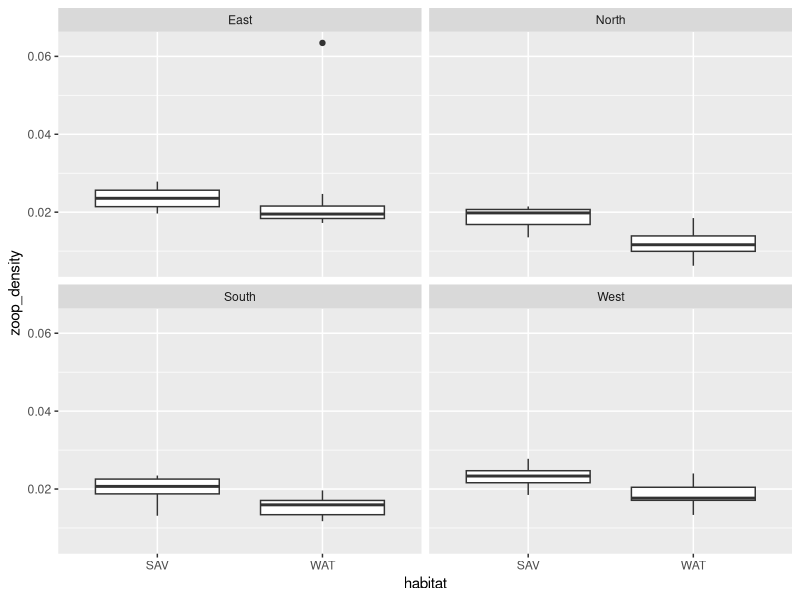
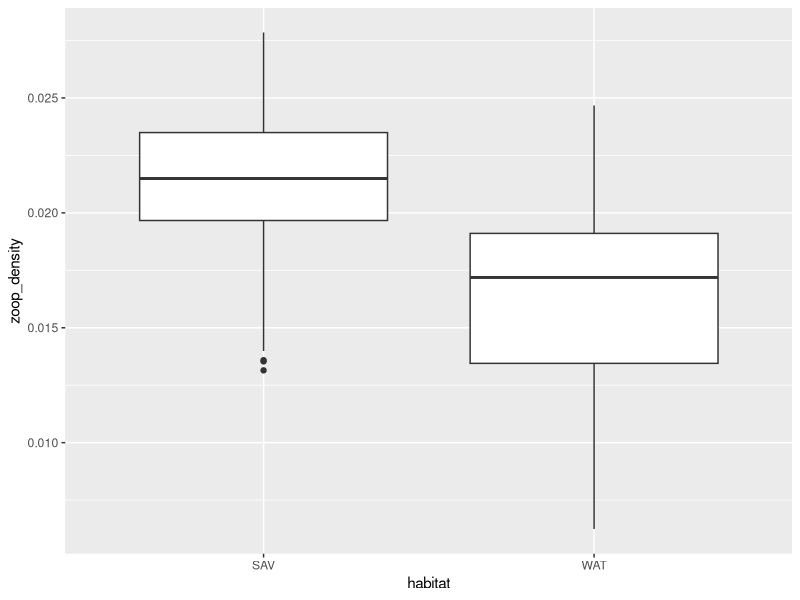
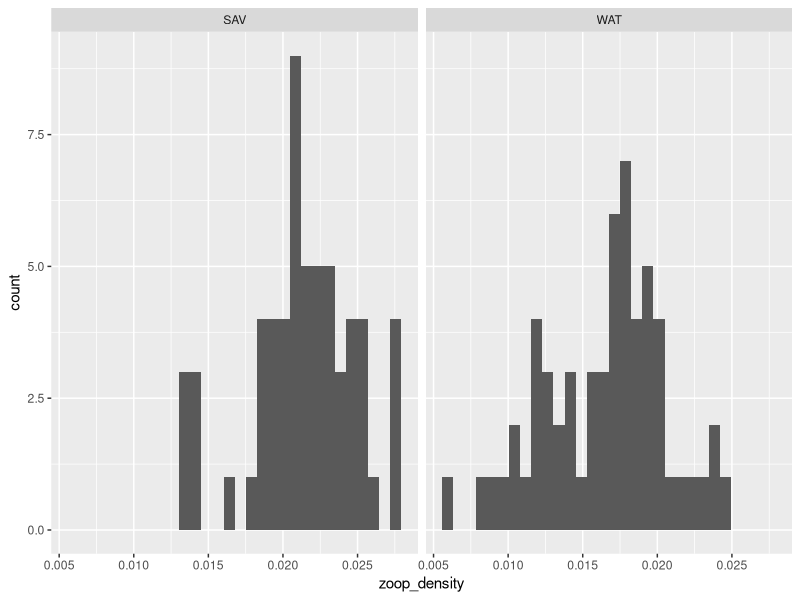
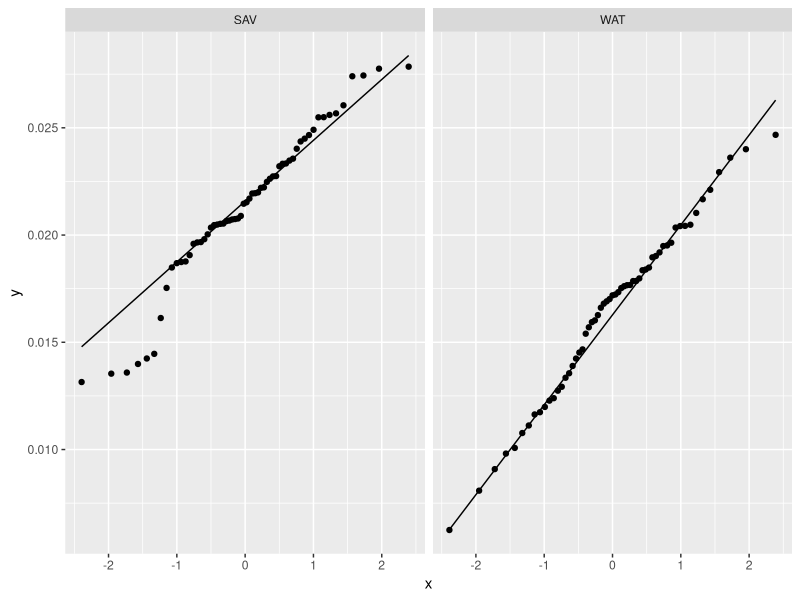
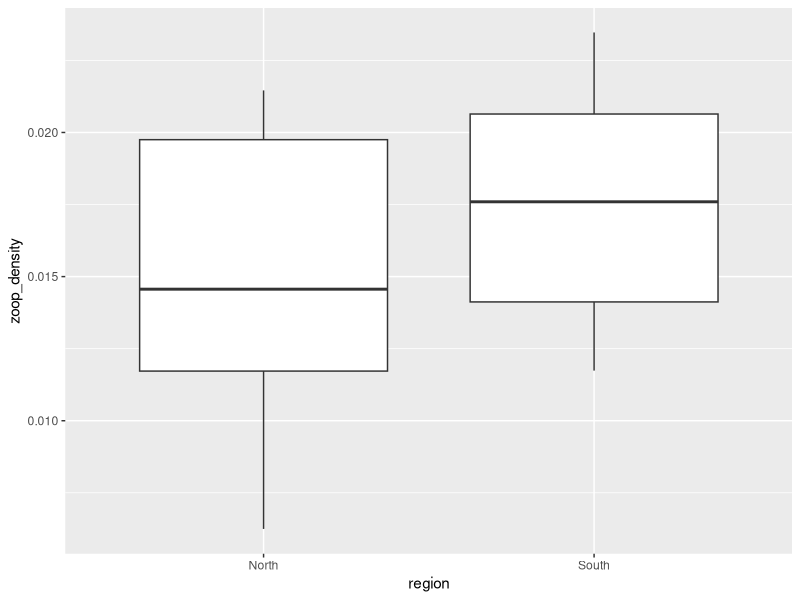
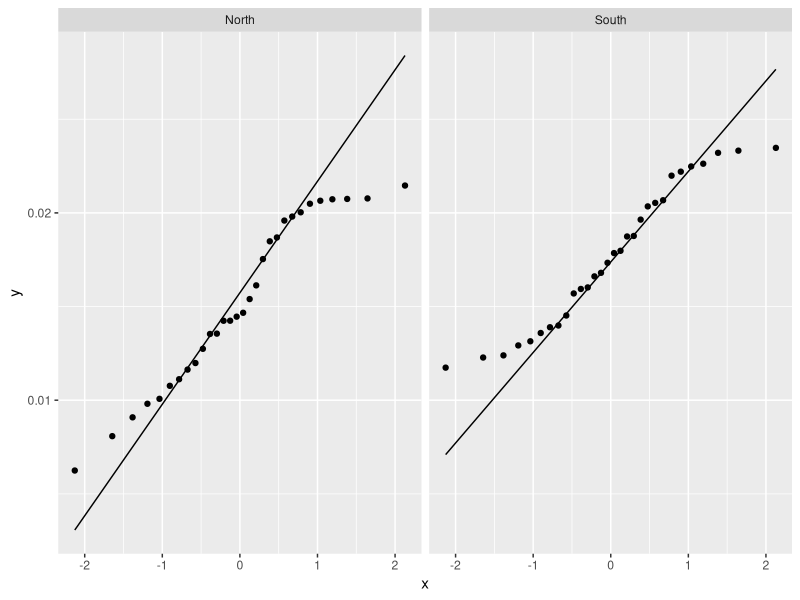
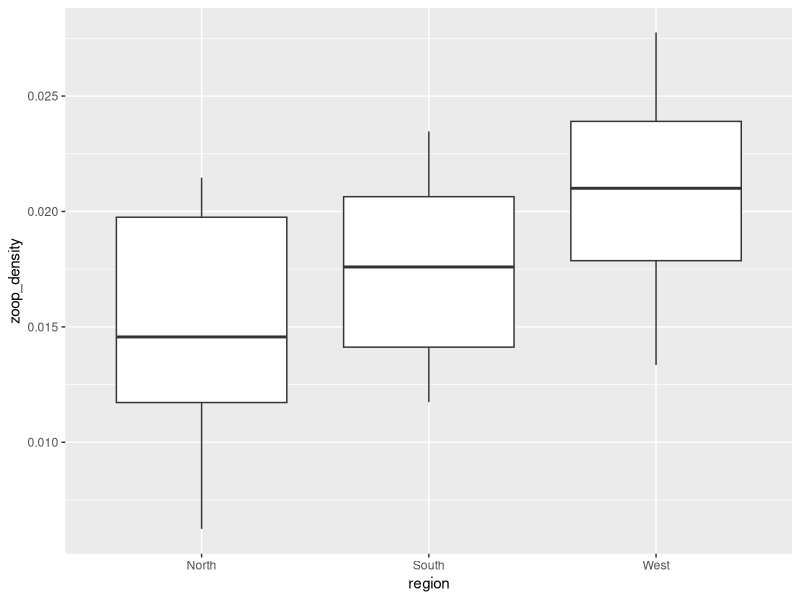
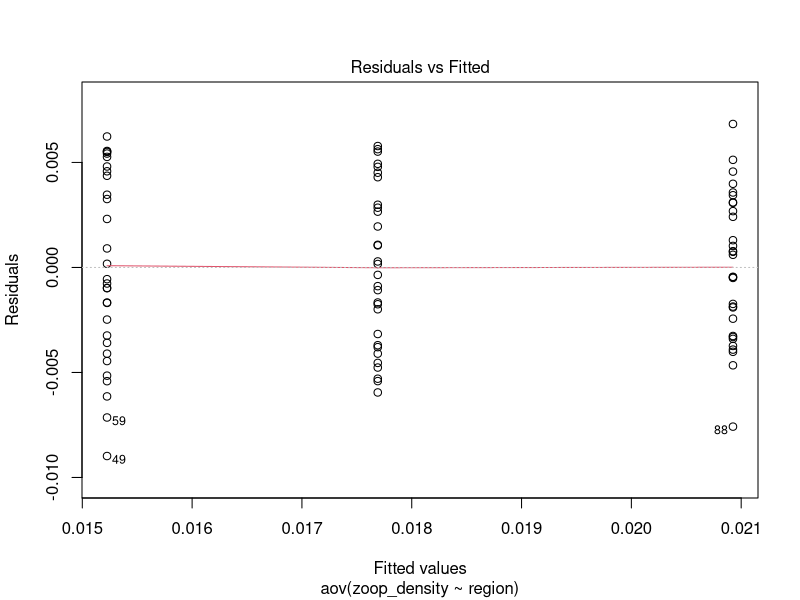

Source code (R) for these figures, in order:
## ---- chunk 1
knitr::opts_chunk$set(echo = TRUE)
## ---- chunk 2

#install.packages("tidyverse") #for data manipulation and visualization
#install.packages("rstatix") #for statistical analysis

library(tidyverse)
library(rstatix)


## ---- chunk 3

setwd("C:/Users/nrasmuss/OneDrive - California Department of Water Resources/Statistics/StatsMasterClass")


## ---- chunk 4

zoop_density<-read_csv("zoop_density_example.csv")

## ---- chunk 5
#format the site and habitat columns
zoopden<-zoop_density %>% #specifies the data set
  mutate(across(where(is.character), factor)) #converts the two columns from character to factor

#look at the data frame structure
glimpse(zoopden)

## ---- chunk 6

(zoop_summary<-zoopden %>% #name of the data set
  group_by(region, habitat) %>% #columns to group by
  summarize(n = n())
)

## ---- chunk 7
#boxplot: zooplankton density grouped by region and habitat type 
(plot_reg_hab<-ggplot(data=zoopden #specifies the data set
                        , aes(x = habitat, y = zoop_density)) + #sets the x and y variables for the plots
  geom_boxplot()+  #tells ggplot that we want a boxplot
   facet_wrap(~region) #splits the data into four panels based on region
)
## ---- chunk 8

zoopden %>% #specifies the data set
  group_by(habitat) %>% #groups the data by habitat type
  identify_outliers(zoop_density) #looks for outliers in the zooplankton density data

## ---- chunk 9

zoopden_sub<-zoopden %>% #specifies the data set
  filter(zoop_density<0.05) #removes any value over 0.05 individuals per mL

## ---- chunk 10
(plot_hab_sub<-ggplot(data=zoopden_sub, aes(x = habitat, y = zoop_density)) + 
  geom_boxplot()
)
## ---- chunk 11

zoopden_sub %>% #specifies the data set
  group_by(habitat) %>% #groups the data by habitat type
  shapiro_test(zoop_density) #runs the Shapiro-Wilks normality test

## ---- chunk 12
(plot_hist <- ggplot(zoopden_sub, aes(x = zoop_density))+
                 geom_histogram()+
                 facet_wrap(~habitat)
)
## ---- chunk 13
(plot_hab_qq <- ggplot(zoopden_sub, aes(sample = zoop_density))+
                 stat_qq() + stat_qq_line()+
                 facet_wrap(~habitat)
)
## ---- chunk 14
zoopden_sub %>% #specifies the data set
  levene_test(zoop_density~habitat) #conducts the test

## ---- chunk 15
t_test(zoop_density ~ habitat, data = zoopden_sub, var.equal=T)

## ---- chunk 16
zoopden_ns<-zoopden_sub %>% 
  filter(region == "North" | region == "South")
## ---- chunk 17
(plot_ns<-ggplot(data=zoopden_ns, aes(x = region, y = zoop_density)) + 
  geom_boxplot()
)
## ---- chunk 18

zoopden_ns %>% #specifies the data set
  group_by(region) %>% #groups the data by region
  identify_outliers(zoop_density) #looks for outliers in the zooplankton density data

## ---- chunk 19

zoopden_ns %>%
  group_by(region) %>%
  shapiro_test(zoop_density)

## ---- chunk 20
(plot_ns_qq <- ggplot(zoopden_ns, aes(sample = zoop_density))+
                 stat_qq() + stat_qq_line()+
                 facet_wrap(~region)
)
## ---- chunk 21
#homogeneity of variances
zoopden_ns %>% #specifies the data set
  levene_test(zoop_density~region) #conducts the test


## ---- chunk 22
t.test(zoop_density ~ region, data = zoopden_ns, var.equal=T)

## ---- chunk 23
zoopden_nsw<-zoopden_sub %>% 
  filter(region == "North" | region == "South" | region =="West")
## ---- chunk 24
#boxplot: zooplankton density grouped by region (North vs. South) 
(plot_nsw<-ggplot(data=zoopden_nsw, aes(x = region, y = zoop_density)) + 
  geom_boxplot()
)
## ---- chunk 25
zoopden_nsw %>%
  group_by(region) %>%
  shapiro_test(zoop_density)
## ---- chunk 26
zoopden_nsw %>% #specifies the data set
  levene_test(zoop_density~region) #conducts the test


## ---- chunk 27

mod_three_reg<-aov(zoop_density~region, data=zoopden_nsw)

#look at summary of model output
summary(mod_three_reg) 

## ---- chunk 28
plot(mod_three_reg)
## ---- chunk 29
TukeyHSD(mod_three_reg)

## ---- chunk 30
#boxplot: zooplankton density grouped by region  
(plot_reg<-ggplot(data=zoopden_sub, aes(x = region, y = zoop_density)) + 
  geom_boxplot()
)
## ---- chunk 31
#Shapiro-Wilks normality test: zooplankton density
zoopden_sub %>%
  group_by(region) %>%
  shapiro_test(zoop_density)
## ---- chunk 32
zoopden_sub %>% #specifies the data set
  levene_test(zoop_density~region) #conducts the test

## ---- chunk 33

mod_all_reg<-aov(zoop_density~region, data=zoopden_sub)

#look at summary of model output
summary(mod_all_reg) 

## ---- chunk 34
plot(mod_all_reg)
## ---- chunk 35
#perform multiple comparisons
TukeyHSD(mod_all_reg)

